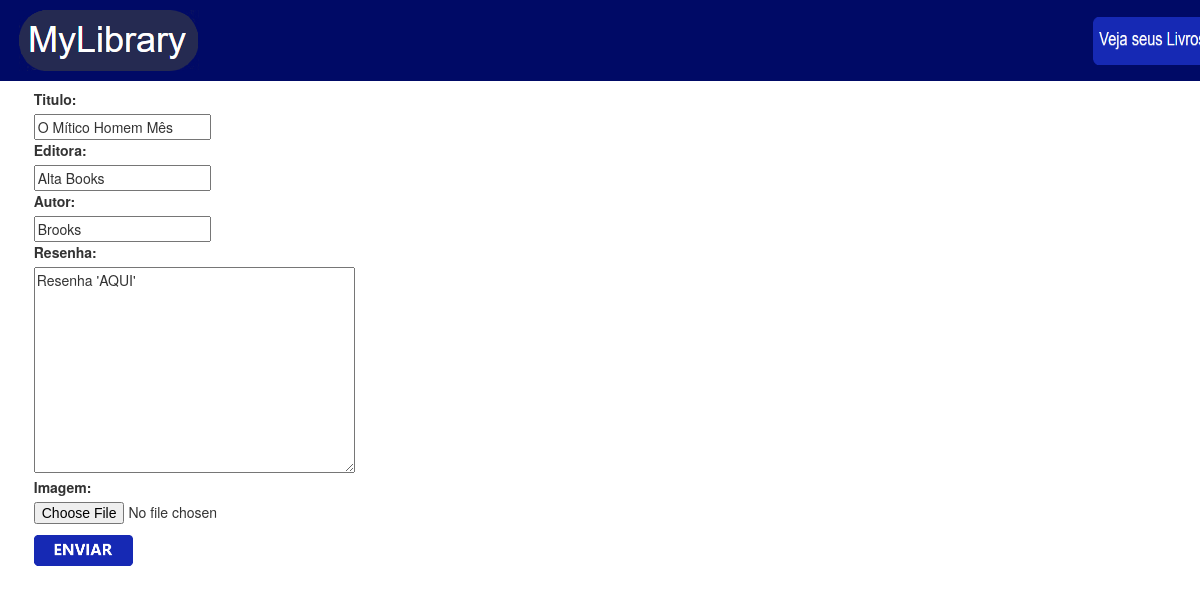
The page /books/livros/update/2 on the database as committed earlier.
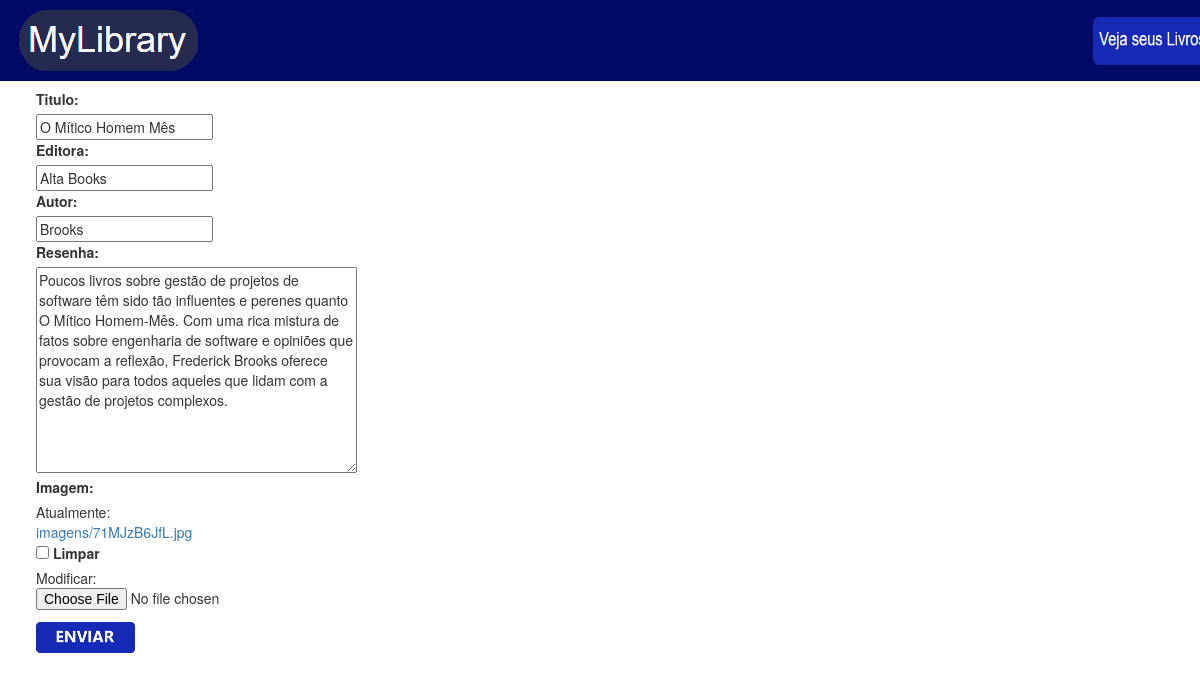
The same page on the database as committed later.
### books/models.py (models this page shows, shortened)
class Livros(models.Model):
    titulo = models.CharField(max_length=70, blank=False,  null=False)
    editora = models.CharField(max_length=70, blank=True,  null=True)
    autor = models.CharField(max_length=255, blank=True,  null=True)
    resenha = models.TextField(blank=True,  null=True)
    cod_book = models.AutoField(primary_key=True)
    user = models.ForeignKey(Users, on_delete=models.CASCADE)
    imagem = models.ImageField(upload_to='imagens/',blank=True, null=True)

### books/views.py (the view)
# urls.py: path('livros/update/<int:pk>', views.LivrosUpdate.as_view(), name='update'),
class LivrosUpdate(UpdateView):
    model = Livros
    fields = ['titulo', 'editora', 'autor', 'resenha','imagem']

### books/templates/books/livros_form.html (shortened to what this page needs)
{% extends "base_generic.html" %}
{% load static %}
{% block header %}
<div class="btlist_header">
    <a href="http://127.0.0.1:8000/books/livros/list">
        <img src=" {% static 'image/list_books.png' %} " height ="48" width="120"/>
    </a>
</div>
{% endblock %}
{% block content %}
<div class="add_livros">
    <form action="" method="POST" enctype="multipart/form-data">
        <div class="table_form">
            <tabel>
                {{form.as_table}}
        </div>
        <div class="btsubmit_form">
            <input type="image" src=" {% static 'image/submit_books.png' %} " height ="31" width="99">
        </div>
    </form>
</div>
{% endblock %}

Rows that differ between the two databases and show on the page:
changed Livros "O Mítico Homem Mês": resenha "Resenha 'AQUI'" → "Poucos livros sobre gestão de projetos de software têm sido tão influentes e perenes quanto O Mítico Homem-Mês. Com uma rica mistura de fatos sobre engenharia de software e opiniões que provocam a reflexão, Frederick Brooks oferece sua visão para todos aqueles que lidam com a gestão de projetos complexos."
Other text that changed with them:
form field as_table: (not shown) → "☐"
text no longer shown: "Titulo: Editora: Autor: Resenha: Imagem:"
text now shown: "Titulo: Editora: Autor: Resenha: Imagem: Atualmente: imagens/71MJzB6JfL.jpg Limpar Modificar:"
